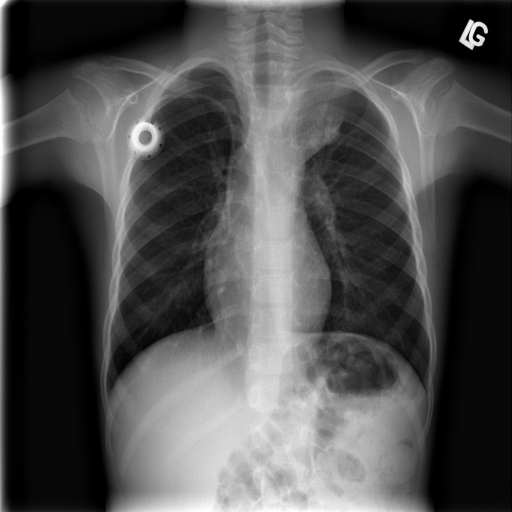
#> input picture cropping_experiment/3.jpg, 1024 x 1024 px, found by its file name (shown at 1/2 size)
$ jupyter execute COVID_19_Preprocessing_One_Sample.ipynb
#> lines starting #> are read from the running program, lines starting #| are printed output that depends on the picture
<a href="https://colab.research.google.com/github/casperbh96/COVID-19-Detection/blob/master/COVID_19_Preprocessing_One_Sample.ipynb" target="_parent"></a>

[cell 1]
import pandas as pd
import matplotlib.pyplot as plt
import cv2, time
import numpy as np

images_names = ['3.jpg']

images = []

for img in images_names:
    image = cv2.imread(img)
#> image is the input picture: shape (1024, 1024, 3); min 0, max 255, mean 78.8
    image = cv2.cvtColor(image, cv2.COLOR_BGR2RGB)
    images.append(image)

images = np.array(images)

[cell 2]
def get_black_pixel_indices(img):
    rows_remove = []
    cols_remove = []

    for j, counter in enumerate(range(img.shape[0])):
        row = img[counter]
        # shift column dim to first dim, row dim to second dim
        # acts like a 90 degree counterclock-wise rotation of image
        col = img.transpose(1, 0, 2)[counter]

        row_black_pixel_count = 0
        col_black_pixel_count = 0
        for selector in range(img.shape[1]):
            row_pixel = row[selector]
            col_pixel = col[selector]

            if np.average(row_pixel) < 40:
                row_black_pixel_count += 1
            if np.average(col_pixel) < 40:
                col_black_pixel_count += 1

        if row_black_pixel_count > len(row)/2:
            rows_remove.append(j)
        if col_black_pixel_count > len(col)/2:
            cols_remove.append(j)

    return rows_remove, cols_remove

def remove_obstructing_indices(rows_remove, cols_remove):
    for i, value in enumerate(rows_remove):
        if 200 <= value <= 800:
            del rows_remove[i]
    for i, value in enumerate(cols_remove):
        if 200 <= value <= 800:
            del cols_remove[i]

    return rows_remove, cols_remove

def remove_black_pixels(img, rows_remove, cols_remove):
    img = np.delete(img, rows_remove, axis=0)
    img = np.delete(img, cols_remove, axis=1)

    return img

def adjust_aspect_ratio(img, rows_remove, cols_remove):
    col_row_diff = len(cols_remove) - len(rows_remove)
    row_col_diff = len(rows_remove) - len(cols_remove)

    if col_row_diff > 0:
        slice_size = int(col_row_diff/2)

        img = img[:-slice_size]
        img = img[slice_size:]

        if img.shape[0] != img.shape[1]:
            img = img[:-1]

    elif row_col_diff > 0:
        slice_size = int(row_col_diff/2)

        img = img[:,:-slice_size,:]
        img = img[:,slice_size:,:]

        if img.shape[0] != img.shape[1]:
            img = img[:,:-1,:]

    if img.shape[0] == img.shape[1]:
        return img, True
    else:
        return img, False

new_images = []
adjusted_images = []

start = time.time()
for i, img in enumerate(images):
    rows_remove, cols_remove = get_black_pixel_indices(img)
    rows_remove, cols_remove = remove_obstructing_indices(rows_remove, cols_remove)

    new_img = remove_black_pixels(img, rows_remove, cols_remove)
    new_images.append(new_img)

    adj_img, shape_match = adjust_aspect_ratio(new_img, rows_remove, cols_remove)
    if shape_match:
        adjusted_images.append(adj_img)

    print('image number {0}, time spent {1:2f}s'.format(i+1, time.time() - start))
#> this loop made 1 pass
#> (col_row_diff in adjust_aspect_ratio, row_col_diff in adjust_aspect_ratio, slice_size in adjust_aspect_ratio, shape_match) on pass 1: (170, -170, 85, True)
#> pass 1, in remove_black_pixels, `img = np.delete(img, rows_remove, axis=0)`:
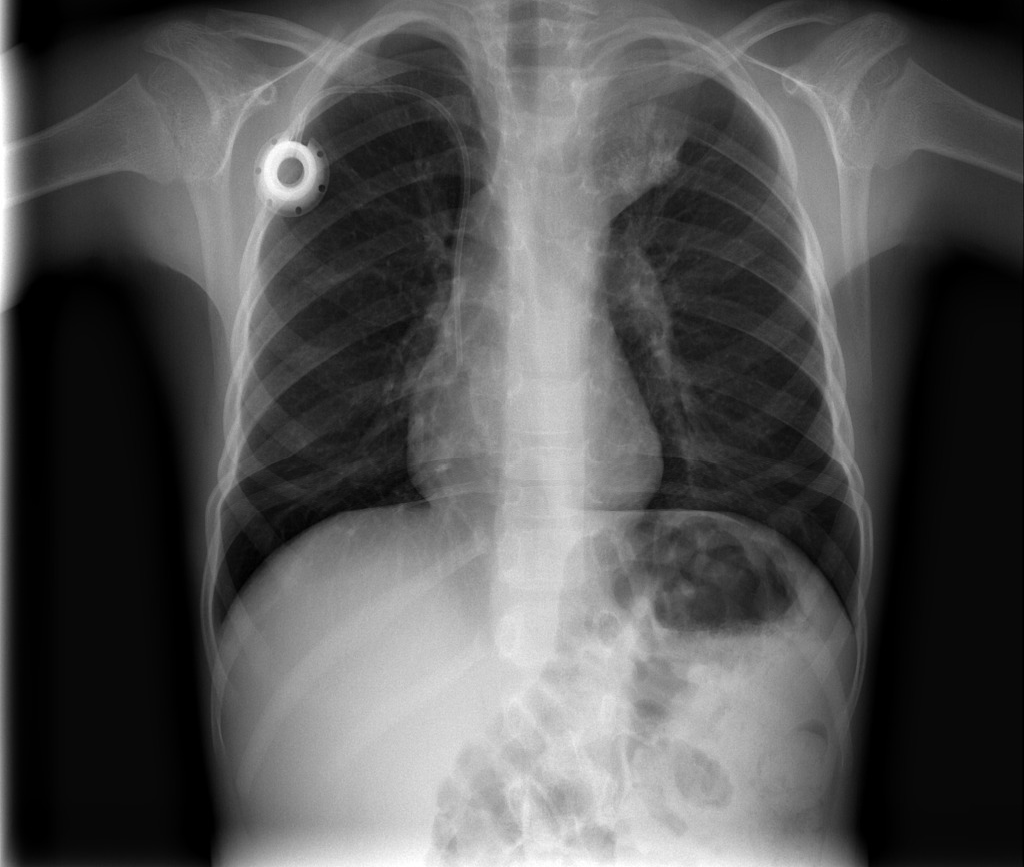
#> img: shape (867, 1024, 3); min 0, max 255, mean 84.8
#> pass 1, in remove_black_pixels, `img = np.delete(img, cols_remove, axis=1)`:
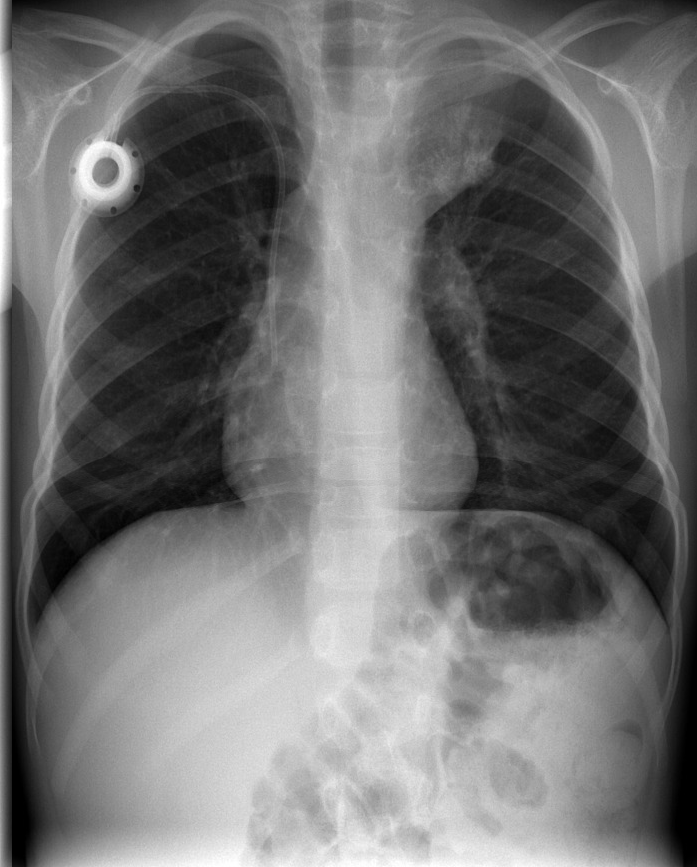
#> img: shape (867, 697, 3); min 0, max 255, mean 113.2
#> pass 1, in adjust_aspect_ratio, `img = img[:-slice_size]`:
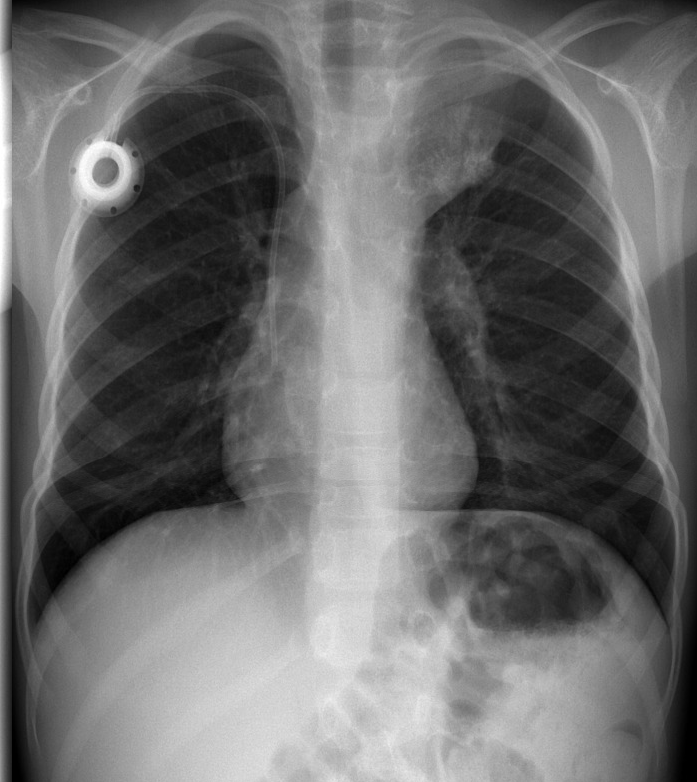
#> img: shape (782, 697, 3); min 0, max 255, mean 108
#> pass 1, in adjust_aspect_ratio, `img = img[slice_size:]`:
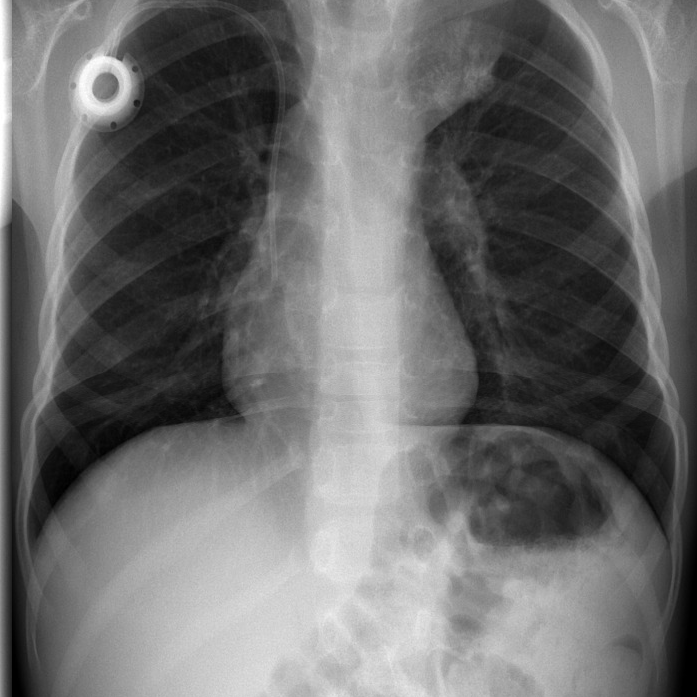
#> img: shape (697, 697, 3); min 0, max 255, mean 108.9
#> after the loop, adjusted_images = 1 item; new_images = 1 item
